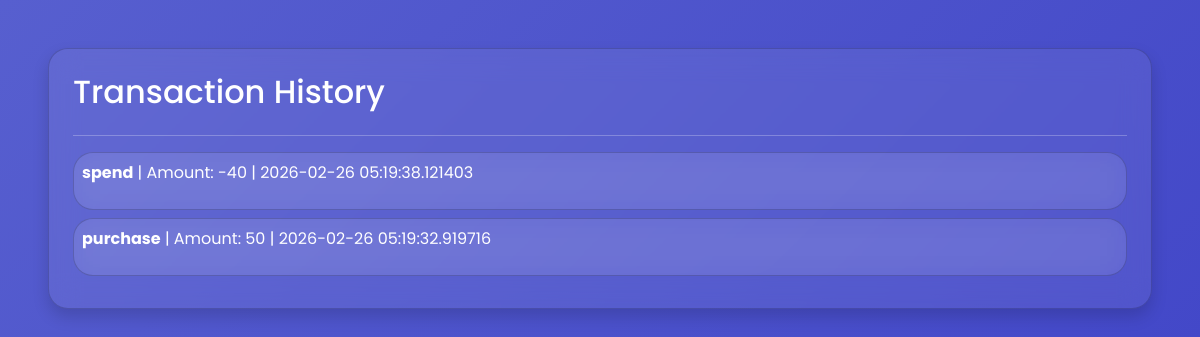
The app's page /transactions (signed in) with its own data.
### models.py (models this page shows)
class CreditTransaction(db.Model):
    id = db.Column(db.Integer, primary_key=True)
    user_id = db.Column(db.Integer, db.ForeignKey('user.id'))
    amount = db.Column(db.Integer)
    type = db.Column(db.String(50))  # earn / spend / purchase
    timestamp = db.Column(db.DateTime, default=datetime.utcnow)

### routes/dashboard.py (the view)
@dashboard_bp.route("/transactions")
@login_required
def transactions():
    user_transactions = CreditTransaction.query.filter_by(
        user_id=current_user.id
    ).order_by(CreditTransaction.timestamp.desc()).all()
    return render_template(
        "transactions.html",
        transactions=user_transactions
    )

### extensions.py (called while the page is built)
@login_manager.user_loader
def load_user(user_id):
    return User.query.get(int(user_id))

### templates/transactions.html
{% extends "base.html" %}
{% block content %}
<div class="card shadow p-4">
    <h2>Transaction History</h2>
    <hr>
    {% if transactions %}
        {% for t in transactions %}
            <div class="card p-2 mb-2">
                <p>
                    <strong>{{ t.type }}</strong> |
                    Amount: {{ t.amount }} |
                    {{ t.timestamp }}
                </p>
            </div>
        {% endfor %}
    {% else %}
        <p>No transactions yet.</p>
    {% endif %}
</div>
{% endblock %}

### static/css/style.css (style rules this page uses)
:root { --text-primary: #111; --text-secondary: #444; --card-bg: rgba(255,255,255,0.08); }
body.dark-mode { --text-primary: #ffffff; --text-secondary: #cbd5e1; --card-bg: rgba(255,255,255,0.05); }
body { font-family: 'Poppins', sans-serif; background: linear-gradient(-45deg, #1e1e2f, #2c2c54, #3c40c6, #575fcf); background-size: 400% 400%; animation: gradientBG 15s ease infinite; color: white; }
.card { background: rgba(255,255,255,0.07); border-radius: 20px; backdrop-filter: blur(15px); transition: 0.3s; }
body, h1, h2, h3, h4, h5, h6, p, span, small, label, .form-label, .navbar, a { color: var(--text-primary) !important; }
.card, .form-control, input, textarea, select { color: var(--text-primary) !important; }
::placeholder { color: var(--text-secondary) !important; opacity: 0.7; }

### records on screen
CreditTransaction: type "spend", amount "-40", timestamp "2026-02-26 05:19:38.121403"
CreditTransaction: type "purchase", amount "50", timestamp "2026-02-26 05:19:32.919716"
